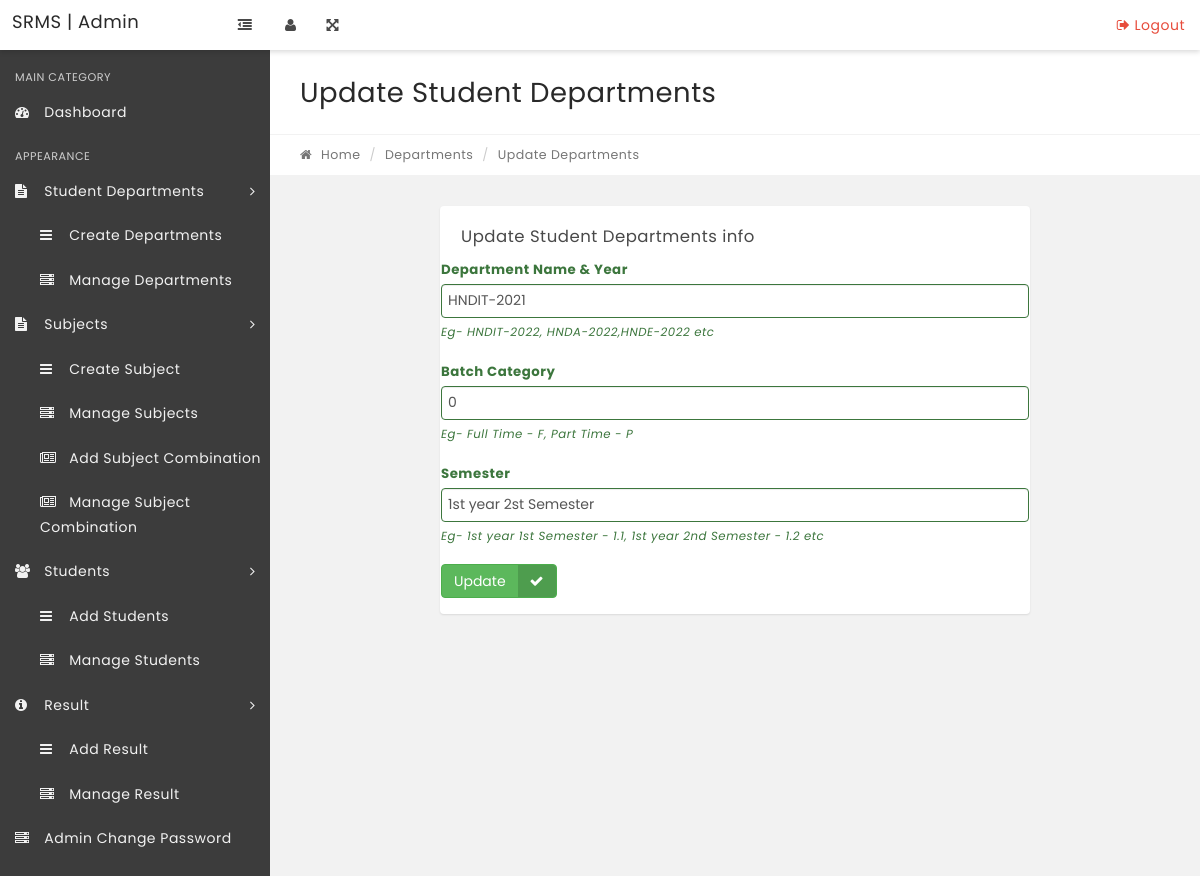
Page /edit-class.php?classid=1 on the committed database.
### tables this page shows
CREATE TABLE IF NOT EXISTS `tblclasses` (
  `id` int(11) NOT NULL AUTO_INCREMENT,
  `ClassName` varchar(80) DEFAULT NULL,
  `ClassNameNumeric` int(20) NOT NULL,
  `Section` varchar(50) NOT NULL,
  `CreationDate` timestamp NOT NULL DEFAULT current_timestamp(),
  `UpdationDate` timestamp NULL DEFAULT NULL ON UPDATE current_timestamp(),
  PRIMARY KEY (`id`)
);

### edit-class.php (the view, shortened to what this page needs)
<?php
include('includes/config.php');
if(strlen($_SESSION['alogin'])=="")
    {
    header("Location: index.php");
    }
    else{
?>
<!DOCTYPE html>
<html lang="en">
    <head>
        <link rel="stylesheet" href="css/bootstrap.css" media="screen" >
        <link rel="stylesheet" href="css/font-awesome.min.css" media="screen" >
        <link rel="stylesheet" href="css/animate-css/animate.min.css" media="screen" >
        <link rel="stylesheet" href="css/lobipanel/lobipanel.min.css" media="screen" >
        <link rel="stylesheet" href="css/prism/prism.css" media="screen" >
        <link rel="stylesheet" href="css/main.css" media="screen" >
    </head>
    <body class="top-navbar-fixed">
        <div class="main-wrapper">
            <?php include('includes/topbar.php');?>
            <div class="content-wrapper">
                <div class="content-container">
<?php include('includes/leftbar.php');?>
                    <div class="main-page">
                        <div class="container-fluid">
                            <div class="row page-title-div">
                                <div class="col-md-6">
                                    <h2 class="title">Update Student Departments</h2>
                                </div>
                            </div>
                            <div class="row breadcrumb-div">
                                <div class="col-md-6">
                                    <ul class="breadcrumb">
            							<li><a href="dashboard.php"><i class="fa fa-home"></i> Home</a></li>
            							<li><a href="#">Departments</a></li>
            							<li class="active">Update Departments</li>
            						</ul>
                                </div>
                            </div>
                        </div>
                        <section class="section">
                            <div class="container-fluid">
                                <div class="row">
                                    <div class="col-md-8 col-md-offset-2">
                                        <div class="panel">
                                            <div class="panel-heading">
                                                <div class="panel-title">
                                                    <h5>Update Student Departments info</h5>
                                                </div>
                                            </div>
                                                <form method="post">
<?php
$cid=intval($_GET['classid']);
$sql = "SELECT * from tblclasses where id=:cid";
$query = $dbh->prepare($sql);
$query->bindParam(':cid',$cid,PDO::PARAM_STR);
$query->execute();
$results=$query->fetchAll(PDO::FETCH_OBJ);
if($query->rowCount() > 0)
{
foreach($results as $result)
{   ?>
                                                    <div class="form-group has-success">
                                                        <label for="success" class="control-label">Department Name & Year</label>
                                                		<div class="">
                                                			<input type="text" name="classname" value="<?php echo htmlentities($result->ClassName);?>" required="required" class="form-control" id="success">
                                                            <span class="help-block">Eg- HNDIT-2022, HNDA-2022,HNDE-2022 etc</span>
                                                		</div>
                                                	</div>
                                                       <div class="form-group has-success">
                                                        <label for="success" class="control-label">Batch Category</label>
                                                        <div class="">
                                                            <input type="text" name="classnamenumeric" value="<?php echo htmlentities($result->ClassNameNumeric);?>" required="required" class="form-control" id="success">
                                                            <span class="help-block">Eg- Full Time - F, Part Time - P</span>
                                                        </div>
                                                    </div>
                                                     <div class="form-group has-success">
                                                        <label for="success" class="control-label">Semester</label>
                                                        <div class="">
                                                            <input type="text" name="section" value="<?php echo htmlentities($result->Section);?>" class="form-control" required="required" id="success">
                                                            <span class="help-block">Eg- 1st year 1st Semester - 1.1, 1st year 2nd Semester - 1.2 etc</span>
                                                        </div>
                                                    </div>
                                                    <?php }} ?>
  <div class="form-group has-success">
                                                        <div class="">
                                                           <button type="submit" name="update" class="btn btn-success btn-labeled">Update<span class="btn-label btn-label-right"><i class="fa fa-check"></i></span></button>
                                                    </div>
                                                </form>
                                            </div>
                                        </div>
                                    </div>
                                </div>
                            </div>
                    </div>
                </div>
            </div>
    </body>
</html>
<?php  } ?>

### rows in the picture
tblclasses: classname "HNDIT-2021", classnamenumeric "0", section "1st year 2st Semester"
